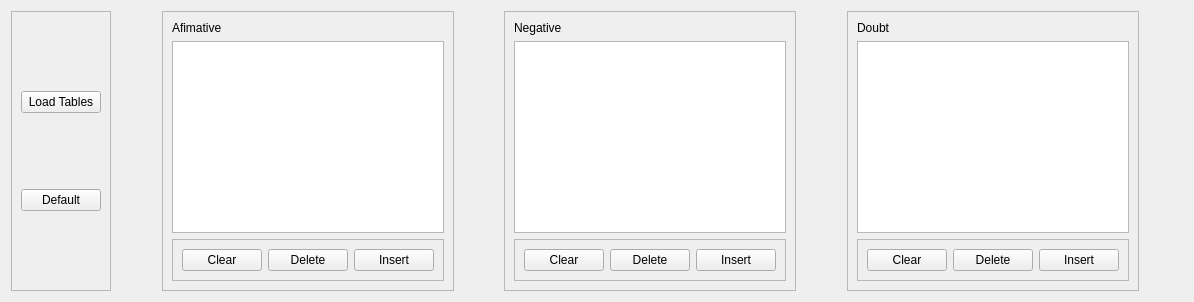
          <widget class="QWidget" name="tab_9">
           <attribute name="title">
            <string>Answers Keywords Analysis</string>
           </attribute>
           <layout class="QHBoxLayout" name="horizontalLayout_15">
            <item>
             <widget class="QFrame" name="frame_69">
              <property name="frameShape">
               <enum>QFrame::StyledPanel</enum>
              </property>
              <property name="frameShadow">
               <enum>QFrame::Raised</enum>
              </property>
              <layout class="QVBoxLayout" name="verticalLayout_13">
               <item>
                <widget class="QPushButton" name="pushButton_23">
                 <property name="text">
                  <string>Load Tables</string>
                 </property>
                </widget>
               </item>
               <item>
                <widget class="QPushButton" name="pushButton_34">
                 <property name="text">
                  <string>Default</string>
                 </property>
                </widget>
               </item>
              </layout>
             </widget>
            </item>
            <item>
             <spacer name="horizontalSpacer_13">
              <property name="orientation">
               <enum>Qt::Horizontal</enum>
              </property>
              <property name="sizeHint" stdset="0">
               <size>
                <width>45</width>
                <height>20</height>
               </size>
              </property>
             </spacer>
            </item>
            <item>
             <widget class="QFrame" name="frame_59">
              <property name="frameShape">
               <enum>QFrame::StyledPanel</enum>
              </property>
              <property name="frameShadow">
               <enum>QFrame::Raised</enum>
              </property>
              <layout class="QVBoxLayout" name="verticalLayout_6">
               <item>
                <widget class="QLabel" name="label_119">
                 <property name="text">
                  <string>Afimative</string>
                 </property>
                </widget>
               </item>
               <item>
                <widget class="QTableWidget" name="tableWidget_5"/>
               </item>
               <item>
                <widget class="QFrame" name="frame_64">
                 <property name="frameShape">
                  <enum>QFrame::StyledPanel</enum>
                 </property>
                 <property name="frameShadow">
                  <enum>QFrame::Raised</enum>
                 </property>
                 <layout class="QHBoxLayout" name="horizontalLayout_12">
                  <item>
                   <widget class="QPushButton" name="pushButton_27">
                    <property name="text">
                     <string>Clear</string>
                    </property>
                   </widget>
                  </item>
                  <item>
                   <widget class="QPushButton" name="pushButton_26">
                    <property name="text">
                     <string>Delete</string>
                    </property>
                   </widget>
                  </item>
                  <item>
                   <widget class="QPushButton" name="pushButton_25">
                    <property name="text">
                     <string>Insert</string>
                    </property>
                   </widget>
                  </item>
                 </layout>
                </widget>
               </item>
              </layout>
             </widget>
            </item>
            <item>
             <spacer name="horizontalSpacer_15">
              <property name="orientation">
               <enum>Qt::Horizontal</enum>
              </property>
              <property name="sizeHint" stdset="0">
               <size>
                <width>44</width>
                <height>20</height>
               </size>
              </property>
             </spacer>
            </item>
            <item>
             <widget class="QFrame" name="frame_65">
              <property name="frameShape">
               <enum>QFrame::StyledPanel</enum>
              </property>
              <property name="frameShadow">
               <enum>QFrame::Raised</enum>
              </property>
              <layout class="QVBoxLayout" name="verticalLayout_7">
               <item>
                <widget class="QLabel" name="label_120">
                 <property name="text">
                  <string>Negative</string>
                 </property>
                </widget>
               </item>
               <item>
                <widget class="QTableWidget" name="tableWidget_6"/>
               </item>
               <item>
                <widget class="QFrame" name="frame_66">
                 <property name="frameShape">
                  <enum>QFrame::StyledPanel</enum>
                 </property>
                 <property name="frameShadow">
                  <enum>QFrame::Raised</enum>
                 </property>
                 <layout class="QHBoxLayout" name="horizontalLayout_13">
                  <item>
                   <widget class="QPushButton" name="pushButton_28">
                    <property name="text">
                     <string>Clear</string>
                    </property>
                   </widget>
                  </item>
                  <item>
                   <widget class="QPushButton" name="pushButton_29">
                    <property name="text">
                     <string>Delete</string>
                    </property>
                   </widget>
                  </item>
                  <item>
                   <widget class="QPushButton" name="pushButton_30">
                    <property name="text">
                     <string>Insert</string>
                    </property>
                   </widget>
                  </item>
                 </layout>
                </widget>
               </item>
              </layout>
             </widget>
            </item>
            <item>
             <spacer name="horizontalSpacer_16">
              <property name="orientation">
               <enum>Qt::Horizontal</enum>
              </property>
              <property name="sizeHint" stdset="0">
               <size>
                <width>45</width>
                <height>20</height>
               </size>
              </property>
             </spacer>
            </item>
            <item>
             <widget class="QFrame" name="frame_67">
              <property name="frameShape">
               <enum>QFrame::StyledPanel</enum>
              </property>
              <property name="frameShadow">
               <enum>QFrame::Raised</enum>
              </property>
              <layout class="QVBoxLayout" name="verticalLayout_8">
               <item>
                <widget class="QLabel" name="label_134">
                 <property name="text">
                  <string>Doubt</string>
                 </property>
                </widget>
               </item>
               <item>
                <widget class="QTableWidget" name="tableWidget_7"/>
               </item>
               <item>
                <widget class="QFrame" name="frame_68">
                 <property name="frameShape">
                  <enum>QFrame::StyledPanel</enum>
                 </property>
                 <property name="frameShadow">
                  <enum>QFrame::Raised</enum>
                 </property>
                 <layout class="QHBoxLayout" name="horizontalLayout_14">
                  <item>
                   <widget class="QPushButton" name="pushButton_31">
                    <property name="text">
                     <string>Clear</string>
                    </property>
                   </widget>
                  </item>
                  <item>
                   <widget class="QPushButton" name="pushButton_32">
                    <property name="text">
                     <string>Delete</string>
                    </property>
                   </widget>
                  </item>
                  <item>
                   <widget class="QPushButton" name="pushButton_33">
                    <property name="text">
                     <string>Insert</string>
                    </property>
                   </widget>
                  </item>
                 </layout>
                </widget>
               </item>
              </layout>
             </widget>
            </item>
            <item>
             <spacer name="horizontalSpacer_17">
              <property name="orientation">
               <enum>Qt::Horizontal</enum>
              </property>
              <property name="sizeHint" stdset="0">
               <size>
                <width>44</width>
                <height>20</height>
               </size>
              </property>
             </spacer>
            </item>
           </layout>
          </widget>
